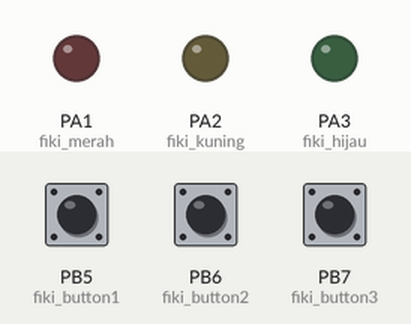
Bench run of a sketch on a simulated STM32 Blue Pill. Parts: output pins drawn as LEDs (lit = HIGH). The test bench sets the inputs (shaded band); at power-on: PB5 (fiki_button1) LOW, PB6 (fiki_button2) LOW, PB7 (fiki_button3) LOW. What the sketch prints to the serial monitor is not drawn.

Above: at 1.2 s.
1.3 s: PB5 (fiki_button1) pulled HIGH for 0.15 s
At 1.37 s:
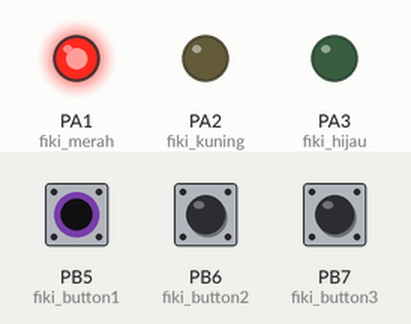
2.9 s: PB6 (fiki_button2) pulled HIGH for 0.15 s
At 2.97 s:
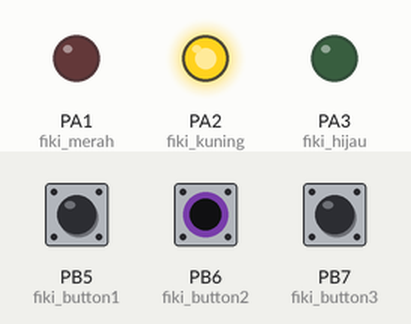
4.5 s: PB7 (fiki_button3) pulled HIGH for 0.15 s
At 4.57 s:
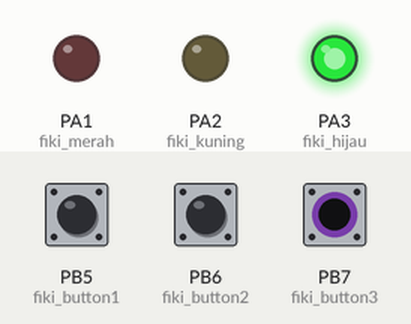
6.1 s: PB7 (fiki_button3) pulled HIGH for 3.2 s
At 9.6 s:
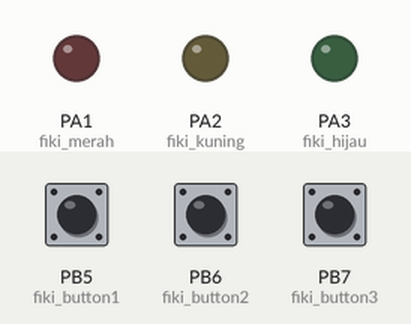
10.8 s: PB5 (fiki_button1) pulled HIGH for 1 s
At 11.6 s:
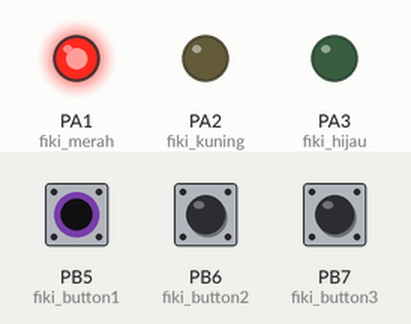
14.8 s: PB6 (fiki_button2) pulled HIGH for 1 s
At 16.9 s:
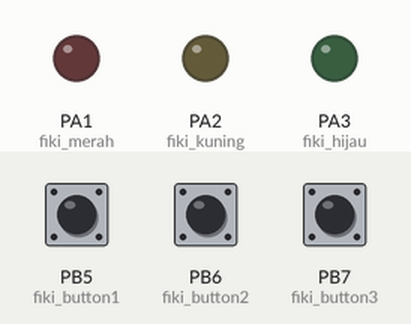
Timing chart, 0 to 18.4 s (numbered marks = the images above; inputs shaded):
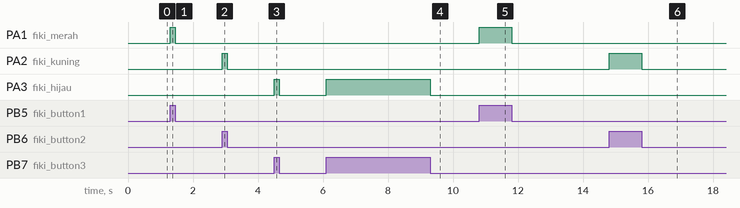

Measured:
- after the input at 1.3 s, PA1 (fiki_merah): LOW → HIGH at once, → LOW 0.15 s later
- after the input at 2.9 s, PA2 (fiki_kuning): LOW → HIGH at once, → LOW 0.15 s later
- after the input at 4.5 s, PA3 (fiki_hijau): LOW → HIGH at once, → LOW 0.15 s later
- after the input at 6.1 s, PA3 (fiki_hijau): LOW → HIGH at once, → LOW 3.2 s later
- after the input at 10.8 s, PA1 (fiki_merah): LOW → HIGH at once, → LOW 1.0 s later
- after the input at 14.8 s, PA2 (fiki_kuning): LOW → HIGH at once, → LOW 1.0 s later

The sketch:

STM32_ButtonLED_fiki_.ino
```cpp
//INISIALISASI
int fiki_button1=PB5;
int fiki_button2=PB6;
int fiki_button3=PB7;

int fiki_merah=PA1;
int fiki_kuning=PA2;
int fiki_hijau=PA3;

void setup(){
  Serial.begin(9600);
  pinMode(fiki_button1, INPUT);
  pinMode(fiki_button2, INPUT);
  pinMode(fiki_button3, INPUT);
  pinMode(fiki_merah, OUTPUT);
  pinMode(fiki_kuning, OUTPUT);
  pinMode(fiki_hijau, OUTPUT);
}
void loop(){
  //BACA DATA
  int bacaButtonFiki1=digitalRead(fiki_button1);
  int bacaButtonFiki2=digitalRead(fiki_button2);
  int bacaButtonFiki3=digitalRead(fiki_button3);

  //SERIAL TO PRINT
  Serial.print("Tombol1: "); Serial.print(bacaButtonFiki1);
  Serial.print("| Tombol2: "); Serial.print(bacaButtonFiki2);
  Serial.print("| Tombol3: "); Serial.print(bacaButtonFiki3);
  Serial.println(); //Untuk Enter

  //LOGIKA PROGRAM
  if(bacaButtonFiki1 == 1){ //Kondisi jika Tombol1 ditekan
    digitalWrite(fiki_merah, HIGH); //LED Merah menyala
  }
  else { //Kondisi jika Tombol1 tidak ditekan
    digitalWrite(fiki_merah, LOW); //LED Merah tidak menyala
  }

   if(bacaButtonFiki2 == 1){//Kondisi jika Tombol2 ditekan
    digitalWrite(fiki_kuning, HIGH); ////LED Kuning menyala
  }
  else { //Kondisi jika tombol2 tidak ditekan
    digitalWrite(fiki_kuning, LOW);//LED Kuning tidak menyala
  }

   if(bacaButtonFiki3 == 1){ //Kondisi jika Tombol3 ditekan
    digitalWrite(fiki_hijau, HIGH); //LED Hijau Menyala
  }
  else { //Kondisi jika tombol3  tidak ditekan
    digitalWrite(fiki_hijau, LOW); //LED Hijau tidak menyala
  }
}
```
